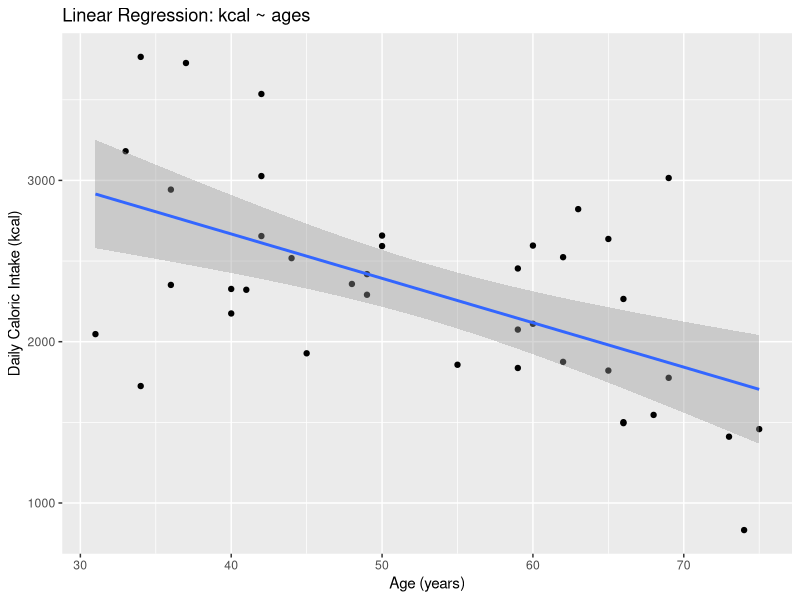

Source code (R):
# Just testing some regression with fake age/calorie data
# (Numbers taken from the regression section of my applied stats book)

library(ggplot2)


people <- c(1 : 40) # 40 People


# Ages taken from the book 
ages <- c(63, 49, 44, 69, 55, 62, 41, 42, 36, 50, 60, 50, 42, 37, 34, 
          40, 65, 62, 45, 42, 36, 59, 40, 48, 66, 59, 73, 34, 49, 31, 
          69, 66, 65, 66, 75, 60, 68, 33, 59, 74)


# Calories taken from the book
kcal <- c(2822, 2419, 2518, 3015, 1857, 1875, 2322, 
          3536, 2943, 2658, 2596, 2593, 2655, 3728, 3766, 2327, 2637, 
          2524, 1928, 3027, 2352, 2454, 2175, 2358, 1495, 2075, 1411,
          1725, 2291, 2047, 1776, 2265, 1821, 1501, 1458, 2111, 1546, 
          3181, 1837, 832)

# added a height variable 
heights <- c(164, 153, 158, 161, 153, 168, 167, 173, 167, 
            152, 148, 162, 165, 173, 176, 170, 162, 164,
            178, 176, 165, 168, 156, 163, 146, 175, 153, 
            162, 153, 153, 152, 155, 156, 158, 152, 154,
            173, 176, 163, 149)


#Creation of a df
regression_data <- data.frame(people = people, ages = ages, 
                              heights = heights, kcal = kcal)


# Simple regression model
model <- lm(kcal ~ ages + heights, data = regression_data )

#Displaying the model
summary(model)

# plotting the model out
ggplot(regression_data, aes(x = ages, y = kcal)) +
  geom_point() +                  
  geom_smooth(method = "lm") +    
  labs(title = "Linear Regression: kcal ~ ages",
       x = "Age (years)", y = "Daily Caloric Intake (kcal)")